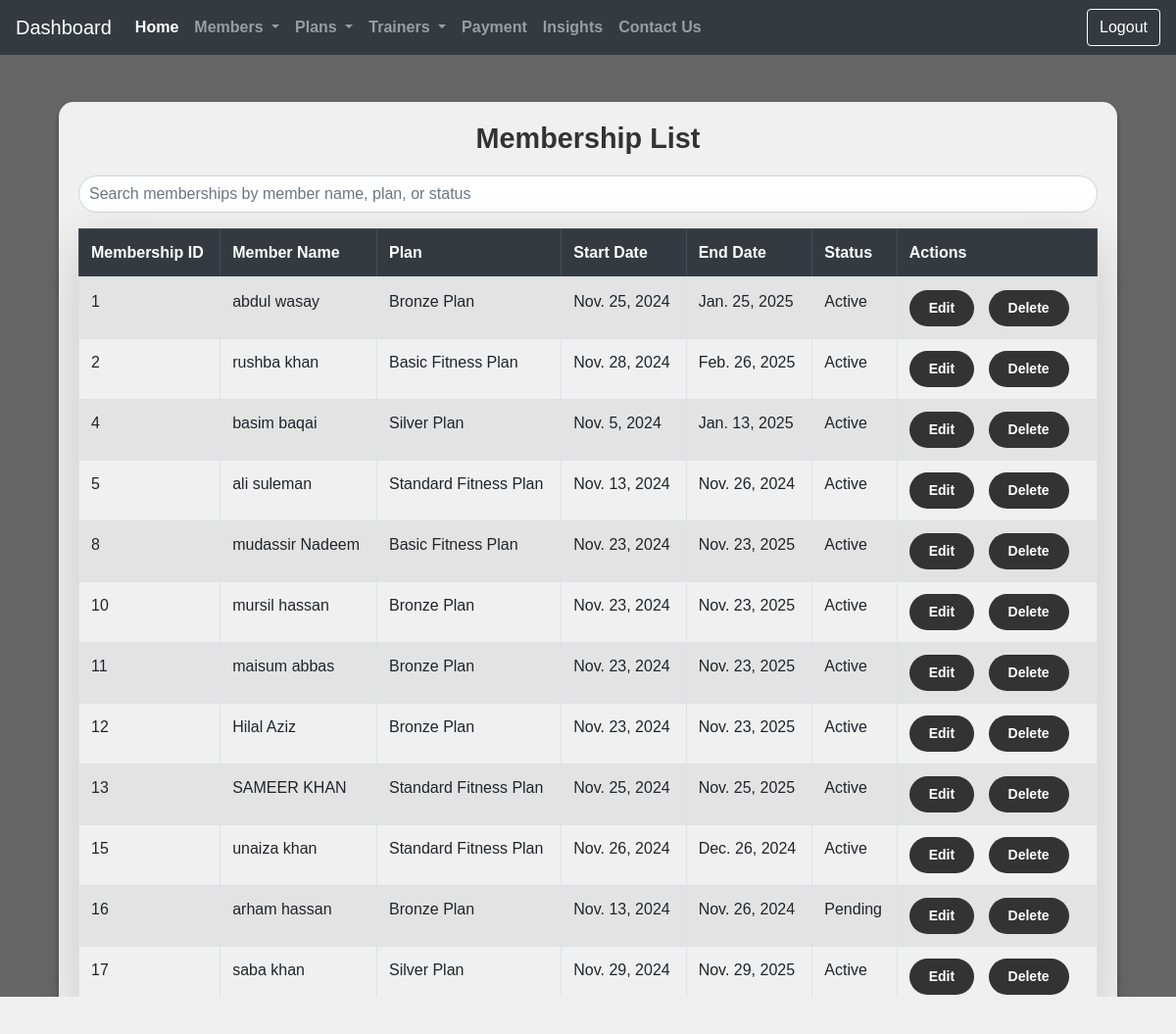
The page /dashboard/view_memberships/ on the database its author committed.
### homeApp/models.py (models this page shows, shortened)
class Membership(models.Model):
    membership_id = models.AutoField(primary_key=True)
    member = models.OneToOneField(Member, on_delete=models.CASCADE)
    plan = models.ForeignKey(Plan, on_delete=models.CASCADE)
    start_date = models.DateField()
    end_date = models.DateField()
    status = models.CharField(max_length=20)

class Member(models.Model):
    member_id = models.AutoField(primary_key=True)
    first_name = models.CharField(max_length=100)
    last_name = models.CharField(max_length=100)
    email = models.EmailField(unique=True)
    phone = models.CharField(max_length=15)
    address = models.TextField()
    join_date = models.DateField()
    dob = models.DateField()
    status = models.CharField(max_length=20)

class Plan(models.Model):
    plan_id = models.AutoField(primary_key=True)
    plan_name = models.CharField(max_length=100)
    description = models.TextField()
    price = models.DecimalField(max_digits=10, decimal_places=2)
    duration_months = models.PositiveIntegerField()

### homeApp/views.py (the view)
# urls.py: path('dashboard/view_memberships/', views.view_memberships, name='view_memberships'),
def view_memberships(request):
    memberships = Membership.objects.all()  # Fetch all memberships from the database
    return render(request, 'ViewMemberships.html', {'memberships': memberships})

### templates/ViewMemberships.html (shortened to what this page needs)
{% extends 'base.html' %}
{% load static %}
{% block content %}
<div class="container mt-5">
    <div class="table-container">
        <h2>Membership List</h2>
        <div class="form-group mb-3">
            <input type="text" id="searchBar" class="form-control" placeholder="Search memberships by member name, plan, or status">
        </div>
        <table class="table table-striped table-bordered shadow-lg">
            <thead class="table-dark">
                <tr>
                    <th>Membership ID</th>
                    <th>Member Name</th>
                    <th>Plan</th>
                    <th>Start Date</th>
                    <th>End Date</th>
                    <th>Status</th>
                    <th>Actions</th>
                </tr>
            </thead>
            <tbody id="resultsTable">
                {% for membership in memberships %}
                <tr>
                    <td>{{ membership.membership_id }}</td>
                    <td>{{ membership.member.first_name }} {{ membership.member.last_name }}</td>
                    <td>{{ membership.plan.plan_name }}</td>
                    <td>{{ membership.start_date }}</td>
                    <td>{{ membership.end_date }}</td>
                    <td>{{ membership.status }}</td>
                    <td>
                        <a href="{% url 'edit_membership' membership.membership_id %}" class="btn-custom btn-sm">Edit</a>
                        <a href="{% url 'delete_membership' membership.membership_id %}" class="btn-custom btn-sm" onclick="return confirm('Are you sure you want to delete this membership?');">Delete</a>
                    </td>
                </tr>
                {% empty %}
                <tr>
                    <td colspan="7" class="text-center">No memberships found.</td>
                </tr>
                {% endfor %}
            </tbody>
        </table>
    </div>
</div>
{% endblock %}

### rows shown on the page
Membership: membership_id "1", member.first_name "abdul", member.last_name "wasay", plan.plan_name "Bronze Plan", start_date "Nov. 25, 2024", end_date "Jan. 25, 2025", status "Active"
Membership: membership_id "2", member.first_name "rushba", member.last_name "khan", plan.plan_name "Basic Fitness Plan", start_date "Nov. 28, 2024", end_date "Feb. 26, 2025", status "Active"
Membership: membership_id "4", member.first_name "basim", member.last_name "baqai", plan.plan_name "Silver Plan", start_date "Nov. 5, 2024", end_date "Jan. 13, 2025", status "Active"
Membership: membership_id "5", member.first_name "ali", member.last_name "suleman", plan.plan_name "Standard Fitness Plan", start_date "Nov. 13, 2024", end_date "Nov. 26, 2024", status "Active"
Membership: membership_id "8", member.first_name "mudassir", member.last_name "Nadeem", plan.plan_name "Basic Fitness Plan", start_date "Nov. 23, 2024", end_date "Nov. 23, 2025", status "Active"
Membership: membership_id "10", member.first_name "mursil", member.last_name "hassan", plan.plan_name "Bronze Plan", start_date "Nov. 23, 2024", end_date "Nov. 23, 2025", status "Active"
Membership: membership_id "11", member.first_name "maisum", member.last_name "abbas", plan.plan_name "Bronze Plan", start_date "Nov. 23, 2024", end_date "Nov. 23, 2025", status "Active"
Membership: membership_id "12", member.first_name "Hilal", member.last_name "Aziz", plan.plan_name "Bronze Plan", start_date "Nov. 23, 2024", end_date "Nov. 23, 2025", status "Active"
Membership: membership_id "13", member.first_name "SAMEER", member.last_name "KHAN", plan.plan_name "Standard Fitness Plan", start_date "Nov. 25, 2024", end_date "Nov. 25, 2025", status "Active"
Membership: membership_id "15", member.first_name "unaiza", member.last_name "khan", plan.plan_name "Standard Fitness Plan", start_date "Nov. 26, 2024", end_date "Dec. 26, 2024", status "Active"
Membership: membership_id "16", member.first_name "arham", member.last_name "hassan", plan.plan_name "Bronze Plan", start_date "Nov. 13, 2024", end_date "Nov. 26, 2024", status "Pending"
Membership: membership_id "17", member.first_name "saba", member.last_name "khan", plan.plan_name "Silver Plan", start_date "Nov. 29, 2024", end_date "Nov. 29, 2025", status "Active"
